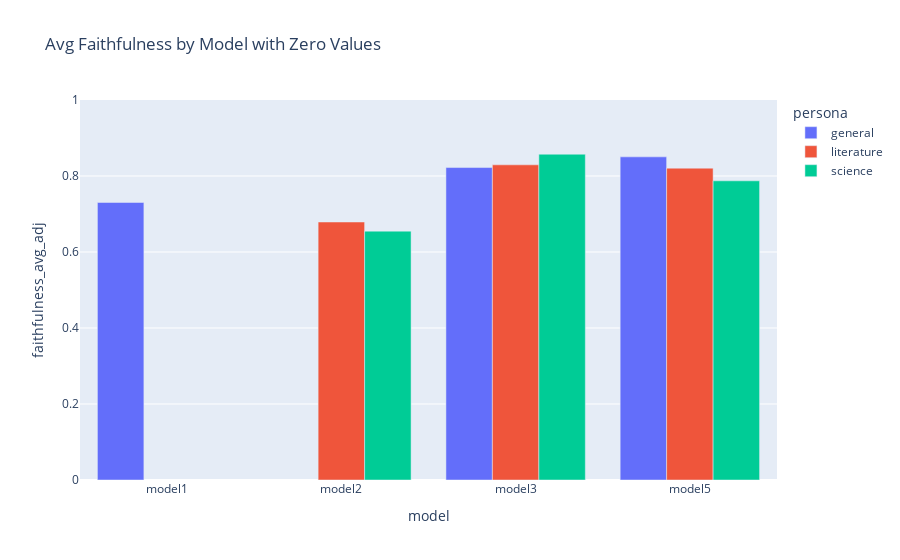

The cell this chart's notebook holds for it:
### Code cell
fig = px.bar(
    summary_df,
    x = "model",
    y = "faithfulness_avg_adj",
    color = "persona",
    barmode = "group",
    title = "Avg Faithfulness by Model with Zero Values",
    category_orders = {"model": ["model1", "model2", "model3"]},
    range_y = [0, 1]
)

fig.show()

### Figure 1 — Plotly figure (JSON) as saved in the notebook; plotly's stock layout.template omitted (floating-point values rounded to 4 significant figures)
{"data": [{"alignmentgroup": "True", "hovertemplate": "persona=general<br>model=%{x}<br>faithfulness_avg_adj=%{y}<extra></extra>", "legendgroup": "general", "marker": {"color": "#636efa", "pattern": {"shape": ""}}, "name": "general", "offsetgroup": "general", "orientation": "v", "showlegend": true, "textposition": "auto", "type": "bar", "x": ["model1", "model3", "model5"], "xaxis": "x", "y": [0.7304, 0.8222, 0.8504], "yaxis": "y"}, {"alignmentgroup": "True", "hovertemplate": "persona=literature<br>model=%{x}<br>faithfulness_avg_adj=%{y}<extra></extra>", "legendgroup": "literature", "marker": {"color": "#EF553B", "pattern": {"shape": ""}}, "name": "literature", "offsetgroup": "literature", "orientation": "v", "showlegend": true, "textposition": "auto", "type": "bar", "x": ["model2", "model3", "model5"], "xaxis": "x", "y": [0.6789, 0.8294, 0.8206], "yaxis": "y"}, {"alignmentgroup": "True", "hovertemplate": "persona=science<br>model=%{x}<br>faithfulness_avg_adj=%{y}<extra></extra>", "legendgroup": "science", "marker": {"color": "#00cc96", "pattern": {"shape": ""}}, "name": "science", "offsetgroup": "science", "orientation": "v", "showlegend": true, "textposition": "auto", "type": "bar", "x": ["model2", "model3", "model5"], "xaxis": "x", "y": [0.6549, 0.8574, 0.7873], "yaxis": "y"}], "layout": {"barmode": "group", "legend": {"title": {"text": "persona"}, "tracegroupgap": 0}, "title": {"text": "Avg Faithfulness by Model with Zero Values"}, "xaxis": {"anchor": "y", "categoryarray": ["model1", "model2", "model3"], "categoryorder": "array", "domain": [0, 1], "title": {"text": "model"}}, "yaxis": {"anchor": "x", "domain": [0, 1], "range": [0, 1], "title": {"text": "faithfulness_avg_adj"}}}}
